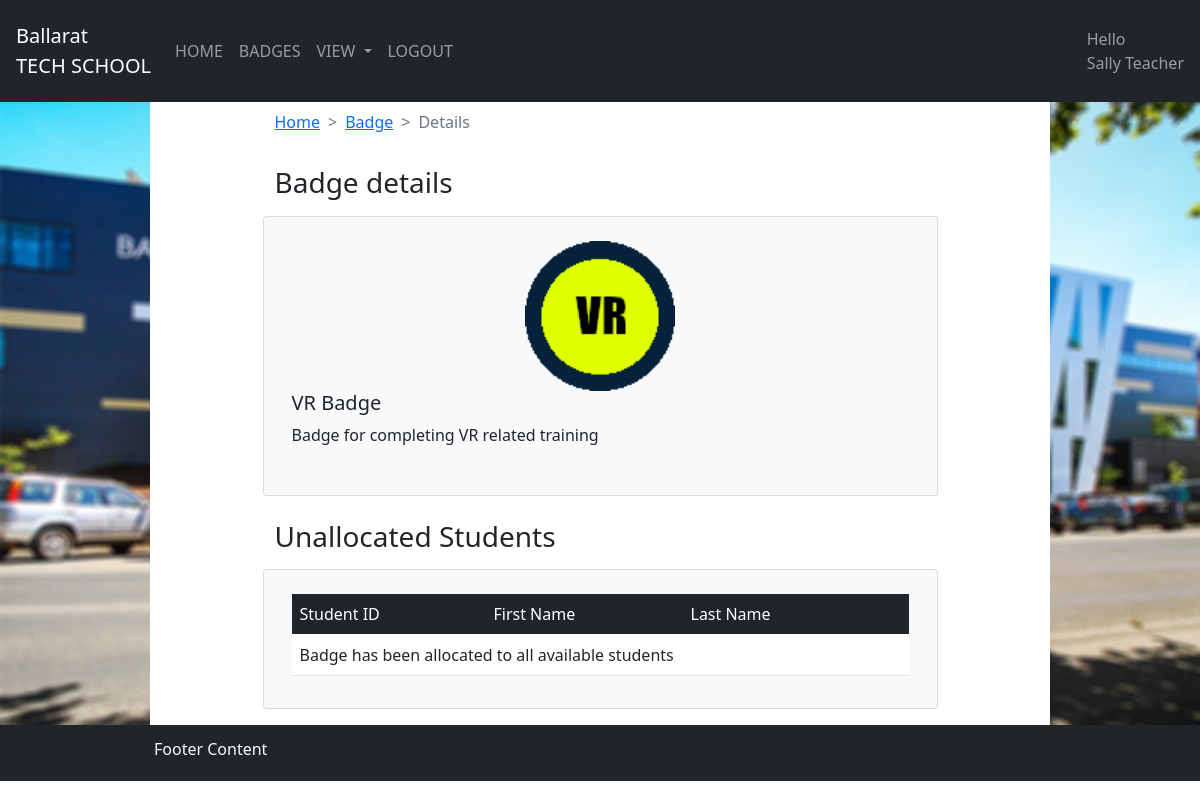
Screenshot of /teacher/badge/1/ (signed in) with the database file from the repository.
### badge/models.py (models this page shows)
class Badge(models.Model):
	badge_id = models.BigAutoField(primary_key=True)
	badge_title = models.TextField(max_length=200)
	badge_description = models.TextField(max_length=500)
	badge_allocated_image = models.ImageField(null=True, blank=True, upload_to="images/badges")
	badge_unallocated_image = models.ImageField(null=True, blank=True, upload_to="images/badges")
	badge_how_to_obtain = models.TextField(max_length=200, null=True, blank=True)
	badge_subject = models.ForeignKey(Subject, on_delete=models.CASCADE, default=1)

### login/decorators.py (the view, shortened to what this page needs)
		def wrapper_func(request, *args, **kwargs):
			return view_func(request, *args, **kwargs)

### templates/teacher_single_badge_view.html
{% extends 'teacher_base.html' %}
{% block content %}
<div class="bg-white text-dark w-75">
	<div class='d-flex justify-content-center'>
		<div class="w-75 mb-2 mt-2 text-dark ">
			<div class='container'>
					<nav style="--bs-breadcrumb-divider: '>';" aria-label="breadcrumb">
					<ol class="breadcrumb">
						<li class="breadcrumb-item"><a href="/teacher">Home</a></li>
			    		<li class="breadcrumb-item"><a href="/teacher/badge/">Badge</a></li>
			    		<li class="breadcrumb-item active" aria-current="page">Details</li>
					</ol>
				</nav>
			</div>
		</div>
	</div>
	<div class='d-flex justify-content-center'>
		<div class="w-75 mb-2 mt-2 text-dark ">
			<div class='container'>
				<h3>Badge details</h3>
			</div>
		</div>
	</div>
	<div class='d-flex justify-content-center'>
		<div class="p-3 mb-3 w-75 card bg-light text-dark ">
			<div class='container'>
				<div class="pt-2 row justify-content-md-center">
					<img src='{{ badge_info.badge_allocated_image.url }}' class="badge_image"/>
					<h5>{{ badge_info.badge_title }}</h5>
					<p>{{ badge_info.badge_description }}<p>
				</div>
			</div>
		</div>
	</div>
	<div class='d-flex justify-content-center'>
		<div class="w-75 mb-2 mt-2 text-dark ">
			<div class='container'>
				<h3>Unallocated Students</h3>
			</div>
		</div>
	</div>
	<div class='d-flex justify-content-center'>
		<div class="p-3 mb-3 w-75 card bg-light text-dark ">
			<div class='container'>
				<div class="pt-2 row justify-content-md-center">
					<div class="table-responsive">
						<table class="table table-hover bg-white">
							<thead class="table-dark">
								<tr>
									<td>Student ID</td>
									<td>First Name</td>
									<td>Last Name</td>
									<td></td>
								</tr>
							</thead>
							{% for student in unalloc_list %}
							<tr>
								<td>{{ student.id }}</td>
								<td>{{ student.first_name }}</td>
								<td>{{ student.last_name }}</td>
								<td>
									<form  method="POST" action="/teacher/student/{{ student.id }}/badge/{{ badge_info.badge_id }}/" >{% csrf_token %}
											<button type="submit" class="btn btn-primary btn-sm">Allocate</button>
										</form>
								</td>
							</tr>
							{% empty %}
								<td colspan='4'>Badge has been allocated to all available students</td>
							{% endfor %}
						</table>
					</div>
				</div>
			</div>
		</div>
	</div>
</div>
{% endblock %}

### templates/teacher_header.html (shortened to what this page needs)
{% load static %}
<body>
<nav class="navbar navbar-expand-lg navbar-dark bg-dark p-3">
  <a class="navbar-brand" href="/teacher">Ballarat </br> TECH SCHOOL</a>
  <div class="collapse navbar-collapse" id="navbarSupportedContent">
    <ul class="navbar-nav">
      <li class="nav-item">
          <a class="nav-link" href="/teacher">HOME</a>
      </li>
      <li class="nav-item">
          <a class="nav-link" href="/teacher/badge">BADGES</a>
      </li>
      <li class="nav-item dropdown">
          <a class="nav-link dropdown-toggle" href="#" id="navbarDropdown" role="button" data-toggle="dropdown" aria-haspopup="true" aria-expanded="false">
            VIEW
          </a>
      </li>
      <li class="nav-item">
          <a class="nav-link" href="/logout/">LOGOUT</a>
      </li>
    </ul>
  </div>
  <div class='d-flex justify-content-end'>
        <span class="navbar-text">
          Hello</br> {{ request.user.first_name }} {{ request.user.last_name }}
        </span>
    </div>
</nav>

### static/css/custom.css (style rules this page uses)
.badge_image { width: auto; height: 150px; }

### rows the page displays
Badge: badge_allocated_image (picture), badge_title "VR Badge", badge_description "Badge for completing VR related training"

### other values shown
{{ request.user.first_name }} "Sally"
{{ request.user.last_name }} "Teacher"
